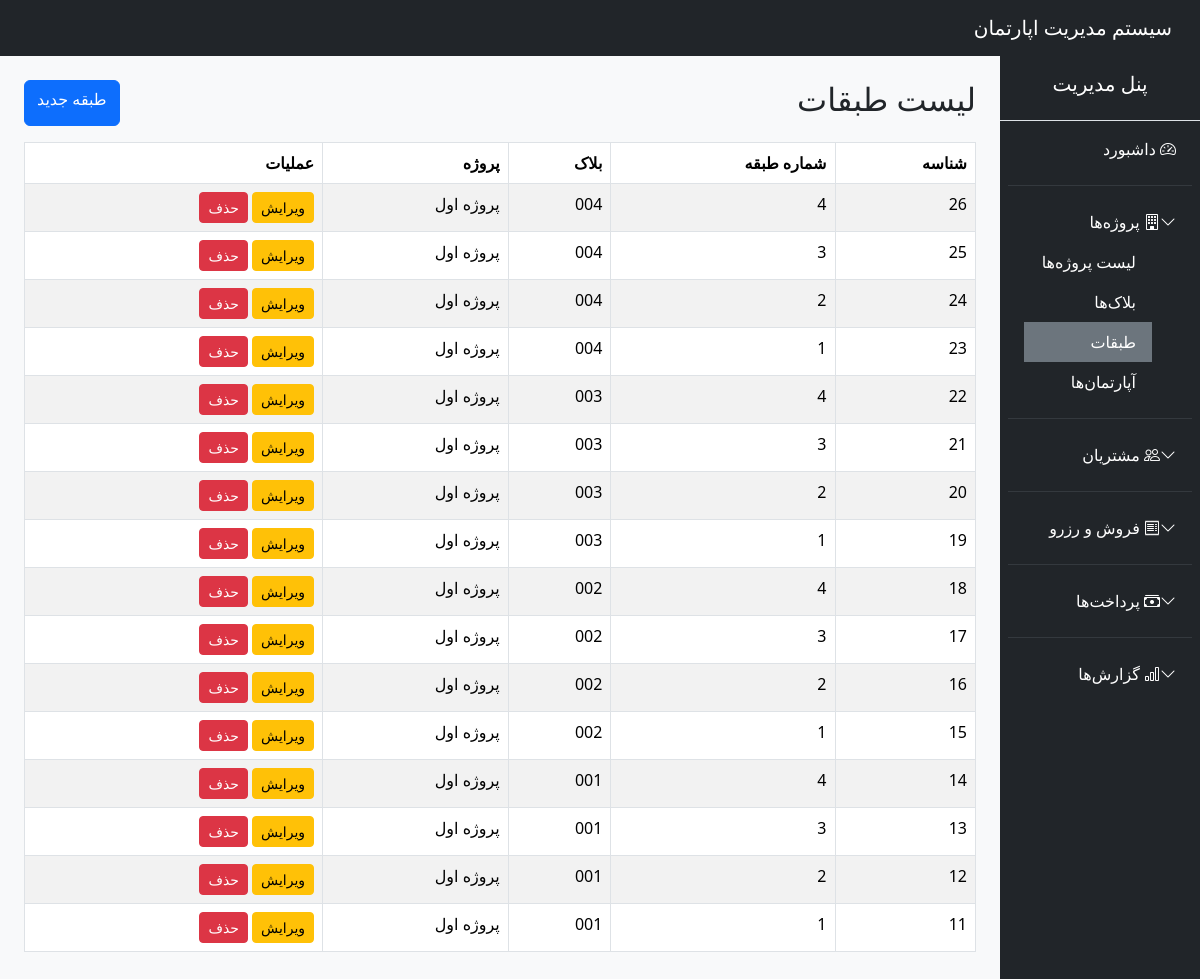
Page /public/?route=floors (signed in) on the committed database.
### tables this page shows
CREATE TABLE `floors` (
  `id` int(11) NOT NULL,
  `block_id` int(11) NOT NULL,
  `floor_number` int(11) NOT NULL
);

CREATE TABLE `blocks` (
  `id` int(11) NOT NULL,
  `project_id` int(11) NOT NULL,
  `name` varchar(50) NOT NULL,
  `floors_count` int(11) NOT NULL
);

CREATE TABLE `projects` (
  `id` int(11) NOT NULL,
  `name` varchar(100) NOT NULL,
  `location` varchar(255) DEFAULT NULL,
  `description` text DEFAULT NULL,
  `created_at` timestamp NOT NULL DEFAULT current_timestamp(),
  `status` enum('ACTIVE','INACTIVE','COMPLETED') NOT NULL DEFAULT 'ACTIVE'
);

### app/core/Controller.php (called while the page is built, shortened)
<?php
class Controller {
    protected function view($view, $data = []) {
        extract($data);
        require "../app/views/$view.php";
    }
    protected function model($model) {
        return new $model;
    }
}

### app/controllers/FloorController.php (called while the page is built, shortened)
<?php
class FloorController extends Controller
{
    public function index()
    {
        $floorModel = $this->model("Floor");
        $floors = $floorModel->all();
        $this->view("floors/index", compact('floors', 'blocks', 'page_title'));
    }
}

### public/index.php (called while the page is built, shortened)
<?php
require_once "../app/core/Database.php";
require_once "../app/core/Controller.php";
require_once "../app/core/Model.php";
require_once "../routes/web.php";

### config/config.php (called while the page is built)
<?php
return [
    'db' => [
        'host' => 'localhost',
        'dbname' => 'apartment_system',
        'user' => 'root',
        'pass' => ''
    ]
];

### app/core/Database.php (called while the page is built, shortened)
<?php
class Database {
    private static $instance = null;
    private function __construct() {
        $config = require __DIR__ . '/../../config/config.php';
        $dsn = "mysql:host={$config['db']['host']};dbname={$config['db']['dbname']};charset=utf8mb4";
        try {
            $this->pdo = new PDO($dsn, $config['db']['user'], $config['db']['pass']);
        } catch (PDOException $e) {
            die("DB Connection Failed: " . $e->getMessage());
        }
    }
    public static function connect() {
        if (self::$instance === null) {
            self::$instance = new Database();
        }
        return self::$instance->pdo;
    }
}

### app/core/Model.php (called while the page is built, shortened)
<?php
class Model {
    public function __construct() {
        $this->db = Database::connect();
    }
}

### app/models/Floor.php (called while the page is built, shortened)
<?php
class Floor extends Model
{
    public function all()
    {
        $sql = "SELECT f.*, b.name AS block_name, p.name AS project_name
                FROM floors f
                JOIN blocks b ON f.block_id = b.id
                JOIN projects p ON b.project_id = p.id
                ORDER BY f.id DESC";
        return $this->db->query($sql)->fetchAll(PDO::FETCH_ASSOC);
    }
}

### app/views/floors/index.php (the view)
<?php require "../app/views/layouts/header.php"; ?>
<?php require "../app/views/layouts/sidebar.php"; ?>
<div class="d-flex justify-content-between mb-3">
    <h2>لیست طبقات</h2>
    <a href="/apartment_system/public/?route=floors_create" class="btn btn-primary">طبقه جدید</a>
</div>
<table class="table table-bordered table-striped">
    <thead>
        <tr>
            <th>شناسه</th>
            <th>شماره طبقه</th>
            <th>بلاک</th>
            <th>پروژه</th>
            <th>عملیات</th>
        </tr>
    </thead>
    <tbody>
    <?php foreach ($floors as $floor): ?>
        <tr>
            <td><?= $floor['id'] ?></td>
            <td><?= $floor['floor_number'] ?></td>
            <td><?= $floor['block_name'] ?></td>
            <td><?= $floor['project_name'] ?></td>
            <td>
                <a href="/apartment_system/public/?route=floors_edit&id=<?= $floor['id'] ?>" class="btn btn-warning btn-sm">ویرایش</a>
                <a href="/apartment_system/public/?route=floors_delete&id=<?= $floor['id'] ?>" class="btn btn-danger btn-sm" onclick="return confirm('حذف شود؟')">حذف</a>
            </td>
        </tr>
    <?php endforeach; ?>
    </tbody>
</table>
<?php require "../app/views/layouts/footer.php"; ?>

### rows in the picture
floors: id "26", floor_number "4", block.name "004", projects.name "پروژه اول"
floors: id "25", floor_number "3", block.name "004", projects.name "پروژه اول"
floors: id "24", floor_number "2", block.name "004", projects.name "پروژه اول"
floors: id "23", floor_number "1", block.name "004", projects.name "پروژه اول"
floors: id "22", floor_number "4", block.name "003", projects.name "پروژه اول"
floors: id "21", floor_number "3", block.name "003", projects.name "پروژه اول"
floors: id "20", floor_number "2", block.name "003", projects.name "پروژه اول"
floors: id "19", floor_number "1", block.name "003", projects.name "پروژه اول"
floors: id "18", floor_number "4", block.name "002", projects.name "پروژه اول"
floors: id "17", floor_number "3", block.name "002", projects.name "پروژه اول"
floors: id "16", floor_number "2", block.name "002", projects.name "پروژه اول"
floors: id "15", floor_number "1", block.name "002", projects.name "پروژه اول"
floors: id "14", floor_number "4", block.name "001", projects.name "پروژه اول"
floors: id "13", floor_number "3", block.name "001", projects.name "پروژه اول"
floors: id "12", floor_number "2", block.name "001", projects.name "پروژه اول"
floors: id "11", floor_number "1", block.name "001", projects.name "پروژه اول"
